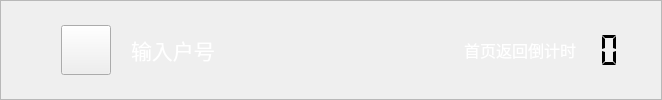
    <widget class="QFrame" name="frame_4">
     <property name="sizePolicy">
      <sizepolicy hsizetype="Preferred" vsizetype="Fixed">
       <horstretch>0</horstretch>
       <verstretch>0</verstretch>
      </sizepolicy>
     </property>
     <property name="frameShape">
      <enum>QFrame::StyledPanel</enum>
     </property>
     <property name="frameShadow">
      <enum>QFrame::Raised</enum>
     </property>
     <layout class="QHBoxLayout" name="horizontalLayout_9">
      <property name="spacing">
       <number>0</number>
      </property>
      <property name="leftMargin">
       <number>0</number>
      </property>
      <property name="topMargin">
       <number>0</number>
      </property>
      <property name="rightMargin">
       <number>0</number>
      </property>
      <property name="bottomMargin">
       <number>0</number>
      </property>
      <item>
       <spacer name="horizontalSpacer_47">
        <property name="orientation">
         <enum>Qt::Horizontal</enum>
        </property>
        <property name="sizeType">
         <enum>QSizePolicy::Fixed</enum>
        </property>
        <property name="sizeHint" stdset="0">
         <size>
          <width>60</width>
          <height>20</height>
         </size>
        </property>
       </spacer>
      </item>
      <item>
       <widget class="QPushButton" name="pushButton">
        <property name="sizePolicy">
         <sizepolicy hsizetype="Fixed" vsizetype="Fixed">
          <horstretch>0</horstretch>
          <verstretch>0</verstretch>
         </sizepolicy>
        </property>
        <property name="minimumSize">
         <size>
          <width>50</width>
          <height>50</height>
         </size>
        </property>
        <property name="maximumSize">
         <size>
          <width>50</width>
          <height>50</height>
         </size>
        </property>
        <property name="focusPolicy">
         <enum>Qt::TabFocus</enum>
        </property>
        <property name="styleSheet">
         <string notr="true">border-image: url(:/image/picture/qietu/返回.png);</string>
        </property>
        <property name="text">
         <string/>
        </property>
       </widget>
      </item>
      <item>
       <spacer name="horizontalSpacer_8">
        <property name="orientation">
         <enum>Qt::Horizontal</enum>
        </property>
        <property name="sizeType">
         <enum>QSizePolicy::Fixed</enum>
        </property>
        <property name="sizeHint" stdset="0">
         <size>
          <width>20</width>
          <height>20</height>
         </size>
        </property>
       </spacer>
      </item>
      <item>
       <widget class="QLabel" name="label_9">
        <property name="sizePolicy">
         <sizepolicy hsizetype="Preferred" vsizetype="Fixed">
          <horstretch>0</horstretch>
          <verstretch>0</verstretch>
         </sizepolicy>
        </property>
        <property name="minimumSize">
         <size>
          <width>0</width>
          <height>50</height>
         </size>
        </property>
        <property name="maximumSize">
         <size>
          <width>16777215</width>
          <height>50</height>
         </size>
        </property>
        <property name="font">
         <font>
          <family>微软雅黑</family>
          <pointsize>16</pointsize>
         </font>
        </property>
        <property name="text">
         <string>&lt;html&gt;&lt;head/&gt;&lt;body&gt;&lt;p&gt;&lt;span style=&quot; color:#ffffff;&quot;&gt;输入户号&lt;/span&gt;&lt;/p&gt;&lt;/body&gt;&lt;/html&gt;</string>
        </property>
       </widget>
      </item>
      <item>
       <spacer name="horizontalSpacer_9">
        <property name="orientation">
         <enum>Qt::Horizontal</enum>
        </property>
        <property name="sizeHint" stdset="0">
         <size>
          <width>249</width>
          <height>20</height>
         </size>
        </property>
       </spacer>
      </item>
      <item>
       <widget class="QLabel" name="label_10">
        <property name="font">
         <font>
          <family>微软雅黑</family>
          <pointsize>12</pointsize>
         </font>
        </property>
        <property name="text">
         <string>&lt;html&gt;&lt;head/&gt;&lt;body&gt;&lt;p&gt;&lt;span style=&quot; color:#ffffff;&quot;&gt;首页返回倒计时&lt;/span&gt;&lt;/p&gt;&lt;/body&gt;&lt;/html&gt;</string>
        </property>
       </widget>
      </item>
      <item>
       <widget class="QLCDNumber" name="lcdNumber">
        <property name="sizePolicy">
         <sizepolicy hsizetype="Fixed" vsizetype="Fixed">
          <horstretch>0</horstretch>
          <verstretch>0</verstretch>
         </sizepolicy>
        </property>
        <property name="minimumSize">
         <size>
          <width>50</width>
          <height>50</height>
         </size>
        </property>
        <property name="maximumSize">
         <size>
          <width>50</width>
          <height>50</height>
         </size>
        </property>
        <property name="font">
         <font>
          <family>微软雅黑</family>
          <pointsize>12</pointsize>
         </font>
        </property>
        <property name="layoutDirection">
         <enum>Qt::LeftToRight</enum>
        </property>
        <property name="autoFillBackground">
         <bool>false</bool>
        </property>
        <property name="inputMethodHints">
         <set>Qt::ImhNone</set>
        </property>
        <property name="frameShape">
         <enum>QFrame::NoFrame</enum>
        </property>
        <property name="frameShadow">
         <enum>QFrame::Plain</enum>
        </property>
        <property name="lineWidth">
         <number>0</number>
        </property>
        <property name="midLineWidth">
         <number>0</number>
        </property>
        <property name="smallDecimalPoint">
         <bool>true</bool>
        </property>
        <property name="digitCount">
         <number>2</number>
        </property>
        <property name="segmentStyle">
         <enum>QLCDNumber::Flat</enum>
        </property>
       </widget>
      </item>
      <item>
       <spacer name="verticalSpacer_12">
        <property name="orientation">
         <enum>Qt::Vertical</enum>
        </property>
        <property name="sizeType">
         <enum>QSizePolicy::Fixed</enum>
        </property>
        <property name="sizeHint" stdset="0">
         <size>
          <width>20</width>
          <height>71</height>
         </size>
        </property>
       </spacer>
      </item>
      <item>
       <spacer name="horizontalSpacer_15">
        <property name="orientation">
         <enum>Qt::Horizontal</enum>
        </property>
        <property name="sizeType">
         <enum>QSizePolicy::Fixed</enum>
        </property>
        <property name="sizeHint" stdset="0">
         <size>
          <width>15</width>
          <height>20</height>
         </size>
        </property>
       </spacer>
      </item>
     </layout>
    </widget>
